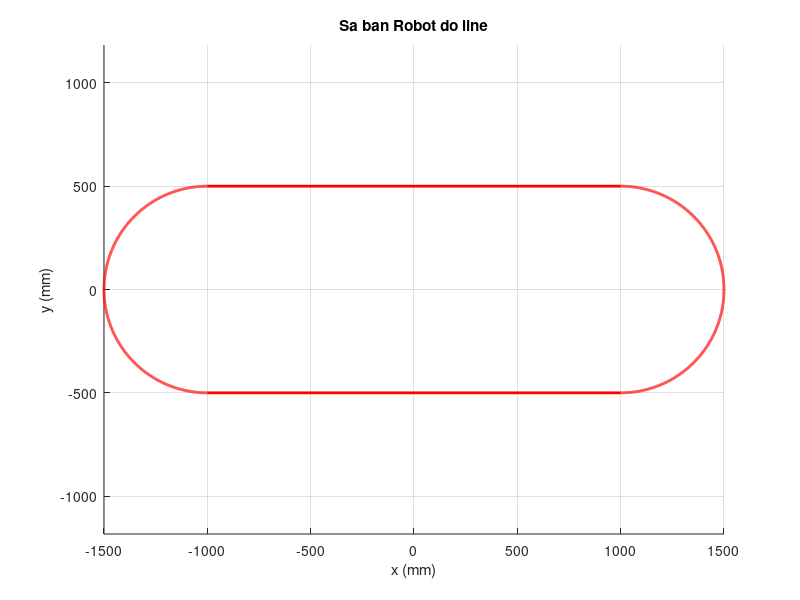

MATLAB code for this plot:
function sahuynh
clear all
close all
clc
hold on
axis equal
grid on
title('Sa ban Robot do line')
xlabel('x (mm)')
ylabel('y (mm)')
PHI_AB=linspace(0,90,1000);
X1=1000+500*cosd(PHI_AB);
Y1=500*sind(PHI_AB);
p1 = plot(X1,Y1,'r');
set(p1,'LineWidth',2)
X2=linspace(-1000,1000,2);
Y2=500+0*X2;
p2 = plot(X2,Y2,'r');
set(p2,'LineWidth',2)
PHI_CD=linspace(0,90,1000);
X3=-1000-500*cosd(PHI_CD);
Y3=500*sind(PHI_CD);
p3 = plot(X3,Y3,'r');
set(p3,'LineWidth',2)
PHI_DE=linspace(0,90,1000);
X4=-1000-500*cosd(PHI_DE);
Y4=-500*sind(PHI_DE);
p4 = plot(X4,Y4,'r');
set(p4,'LineWidth',2);
X5=linspace(-1000,1000,2);
Y5=-500+0*X2;
p5 = plot(X5,Y5,'r');
set(p5,'LineWidth',2);
PHI_FA=linspace(0,90,1000);
X6=1000+500*cosd(PHI_FA);
Y6=-500*sind(PHI_FA);
p6 = plot(X6,Y6,'r');
set(p6,'LineWidth',2);